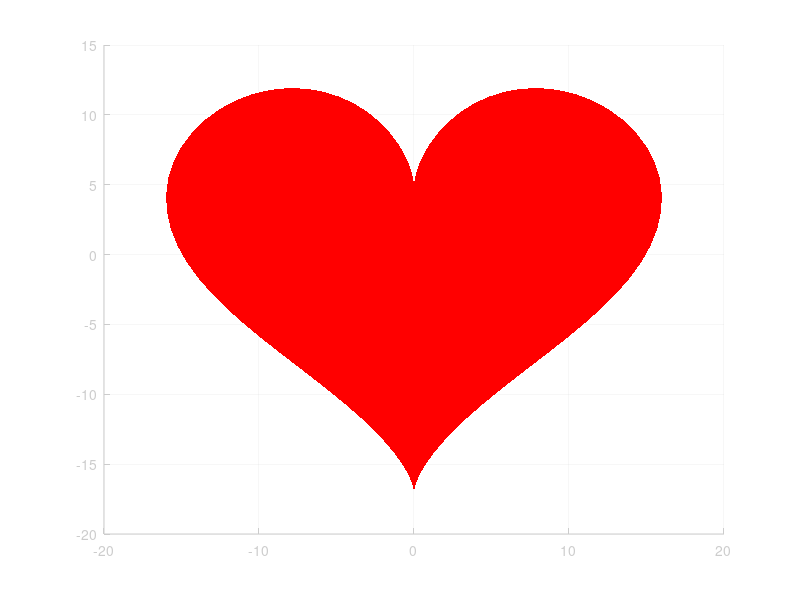

The MATLAB source for this figure: (Note: this script raises an error after producing the figure.)
%% draw heart - (citation)
%% extra -> https://www.mathworks.com/matlabcentral/fileexchange/67136-a-3d-heart
clear,clc
t = linspace(-pi,pi,100);
zrs = t-t;
for i=1:length(t)
    c=real(sqrt(1-(t(i)/pi)^2));
    X(i,:)=c.*(16*sin(t).^3);
    Y(i,:)=c.*(13*cos(t)-5*cos(2*t)-2*cos(3*t)-cos(4*t));
    Z(i,:)=zrs+1.5*t(i);
end
surf(X,Y,Z,'FaceColor',[1 0 0],'EdgeColor','none')
set(gca,'Color',[.8 .8 .8],'XColor',[.8 .8 .8], 'YColor',[.8 .8 .8],'ZColor',[.8 .8 .8])
view(0,90), camlight(0,38), lighting gouraud
axis vis3d, daspect([1 1 1])
